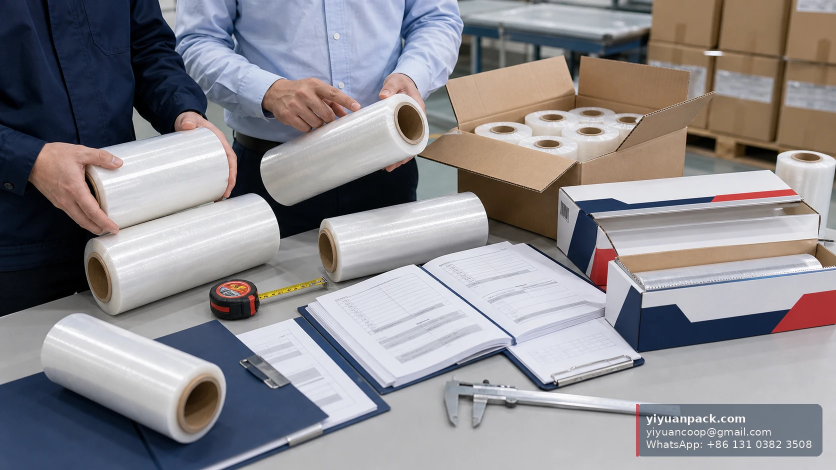
#> input picture 工作流/封面图/已经转webp/cling-film-supplier-china-checklist-01.webp, 1672 x 940 px (shown at 1/2 size)
$ python process-generated-cover.py '../../../封面图/已经转webp/cling-film-supplier-china-checklist-01.webp' out.png
#> lines starting #> are read from the running program, lines starting #| are printed output that depends on the picture
#!/usr/bin/env python3
import argparse
from pathlib import Path

from PIL import Image, ImageOps


def main() -> None:
    parser = argparse.ArgumentParser(description='Convert one generated cover to the website WebP format.')
    parser.add_argument('source', type=Path)
    parser.add_argument('destination', type=Path)
    args = parser.parse_args()

    if not args.source.is_file():
        raise FileNotFoundError(args.source)
    if args.destination.exists():
        raise FileExistsError(f'Refusing to overwrite existing cover: {args.destination}')

    args.destination.parent.mkdir(parents=True, exist_ok=True)
    with Image.open(args.source) as image:
#> image is the input picture: PIL image 1672x940 RGB; mean R, G, B 140.9, 138.2, 142.1
        image = ImageOps.exif_transpose(image).convert('RGB')
        image = ImageOps.fit(
            image,
            (1200, 675),
            method=Image.Resampling.LANCZOS,
            centering=(0.5, 0.5),
        )
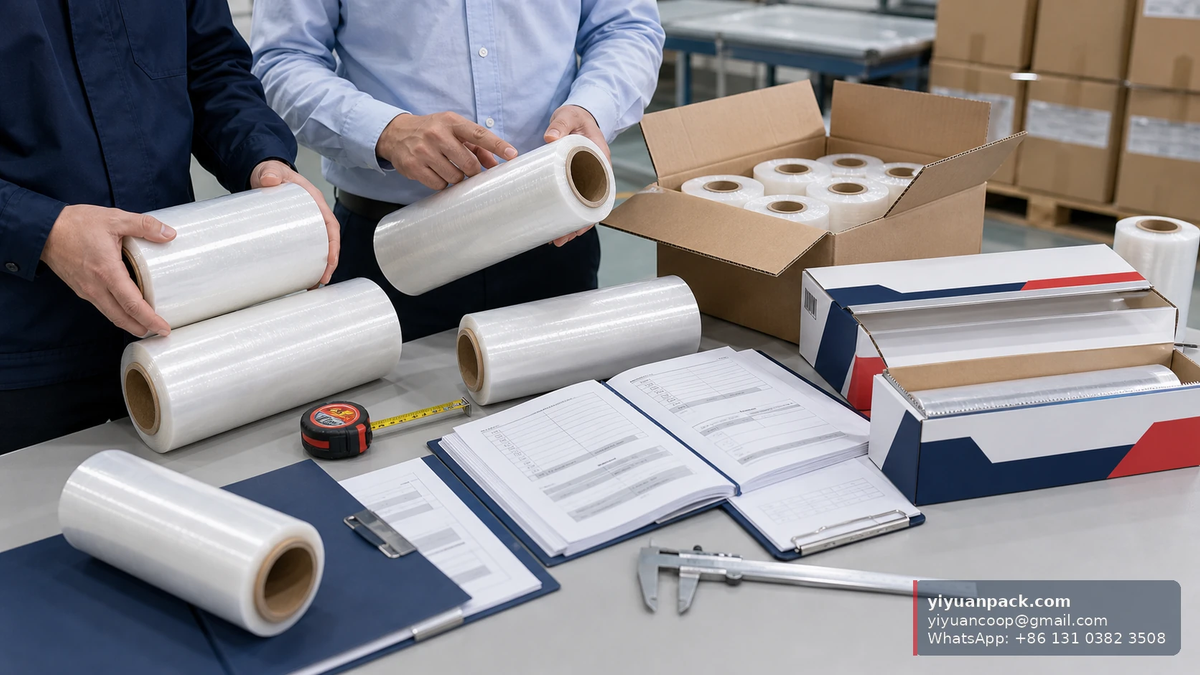
#> image: PIL image 1200x675 RGB; mean R, G, B 140.9, 138.2, 142.1
        image.save(args.destination, format='WEBP', quality=86, method=6)

    with Image.open(args.destination) as result:
        if result.size != (1200, 675) or result.format != 'WEBP':
            raise RuntimeError(f'Invalid output: format={result.format}, size={result.size}')

    print(f'{args.destination}\t1200x675\t{args.destination.stat().st_size} bytes')


if __name__ == '__main__':
    main()

$ run again, on 工作流/封面图/已经转webp/food-service-cling-film-roll-guide-01.webp
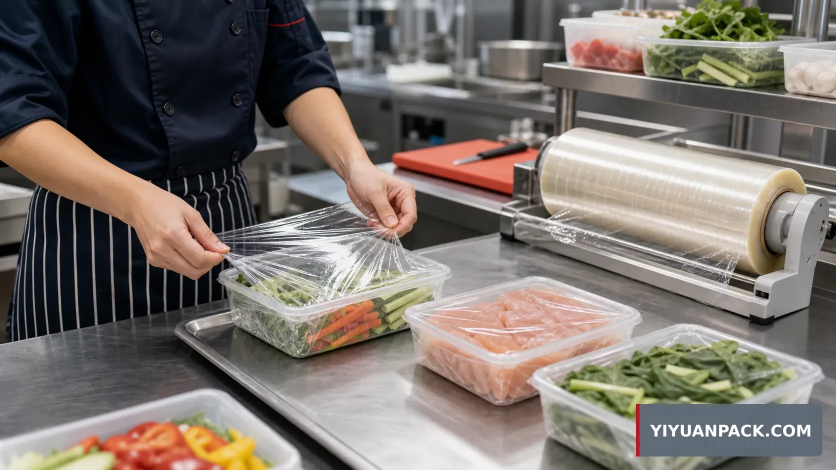
#> input picture 工作流/封面图/已经转webp/food-service-cling-film-roll-guide-01.webp, 1672 x 940 px (shown at 1/2 size)
#> in main, image is the input picture: PIL image 1672x940 RGB; mean R, G, B 122, 114.2, 107.6
#> in main, `image = ImageOps.fit( image, (1200, 675), method=Image.Resampling.LANC..`:
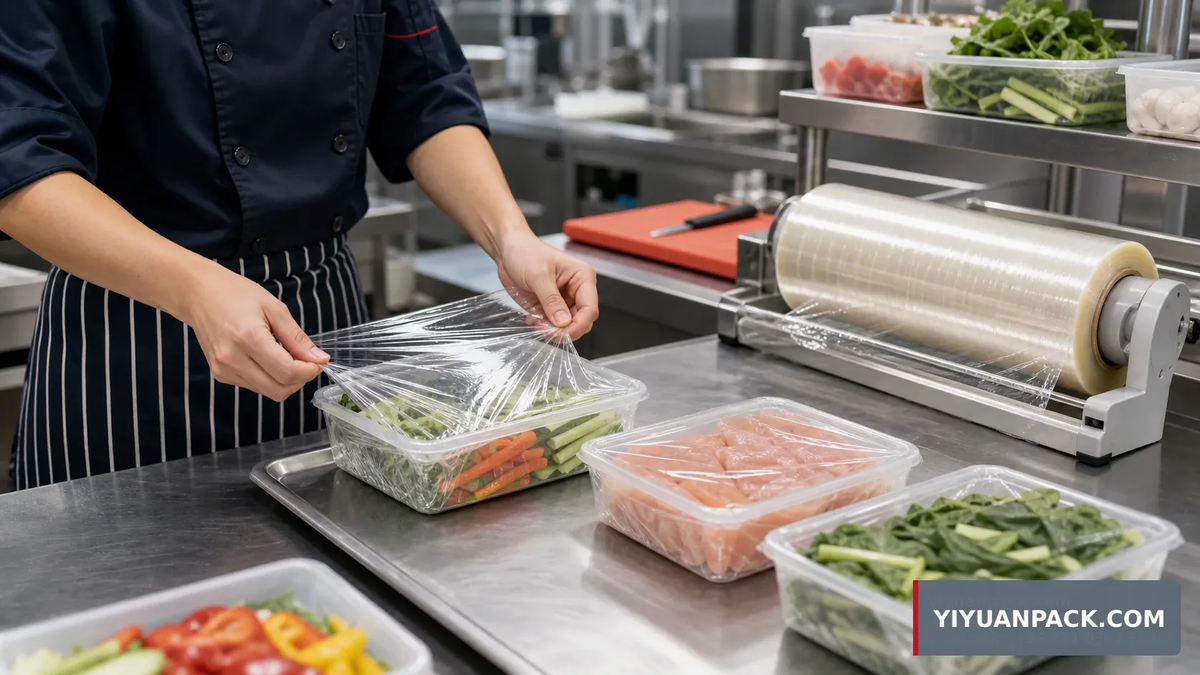
#> image: PIL image 1200x675 RGB; mean R, G, B 122, 114.2, 107.6

$ run again, on 工作流/封面图/已经转webp/food-service-cling-film-roll-guide-02.webp
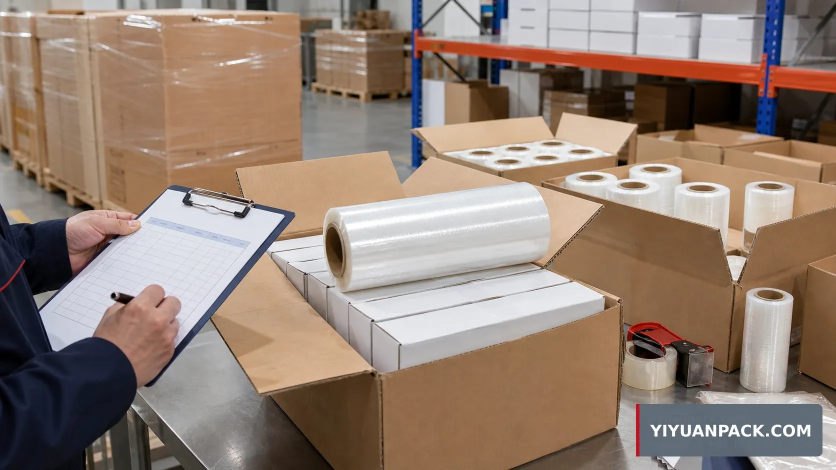
#> input picture 工作流/封面图/已经转webp/food-service-cling-film-roll-guide-02.webp, 1672 x 940 px (shown at 1/2 size)
#> in main, image is the input picture: PIL image 1672x940 RGB; mean R, G, B 147.7, 128.6, 115.8
#> in main, `image = ImageOps.fit( image, (1200, 675), method=Image.Resampling.LANC..`:
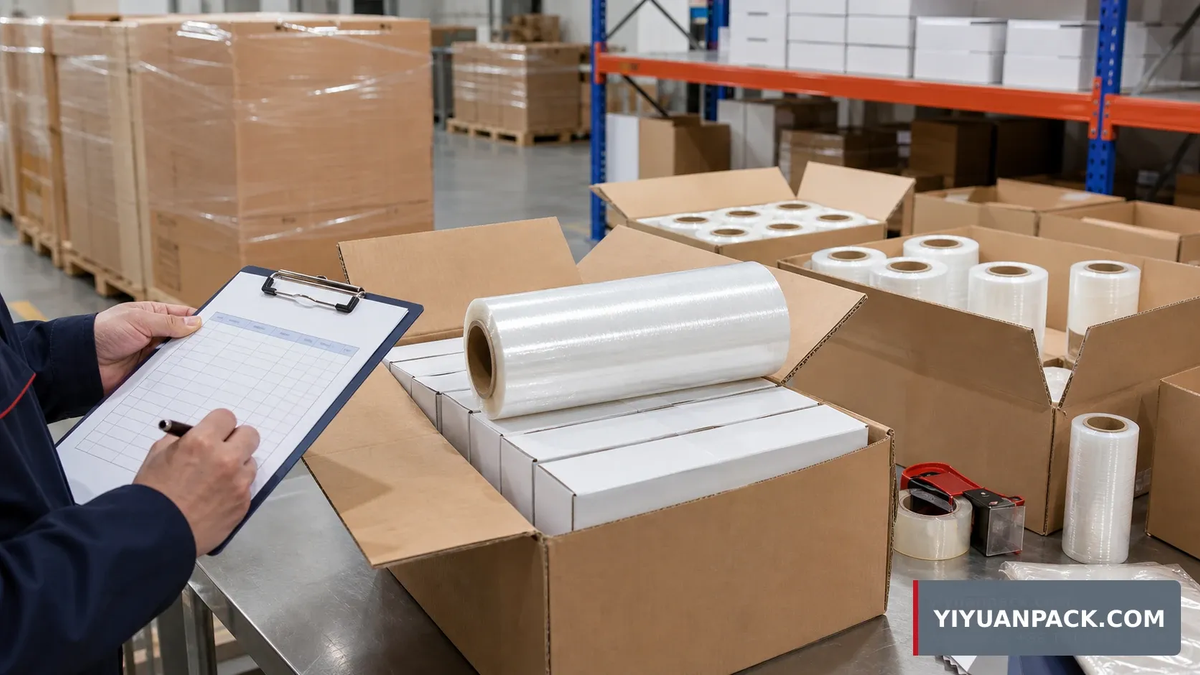
#> image: PIL image 1200x675 RGB; mean R, G, B 147.7, 128.7, 115.8

$ run again, on 工作流/封面图/已经转webp/pe-cling-film-jumbo-roll-guide-01.webp
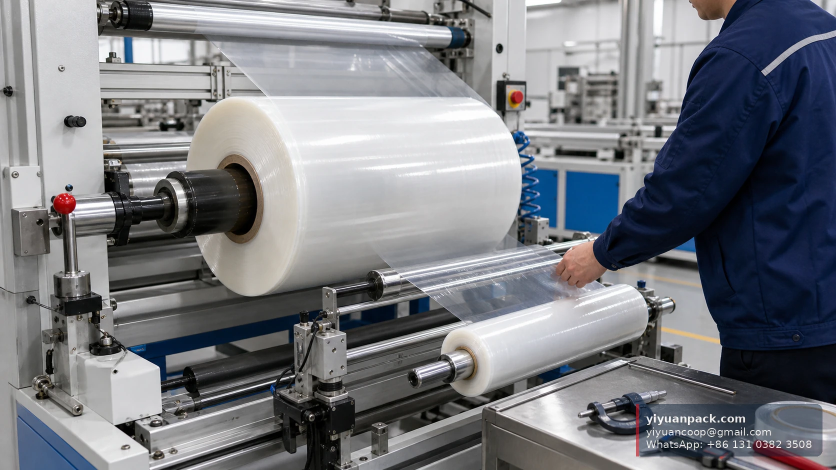
#> input picture 工作流/封面图/已经转webp/pe-cling-film-jumbo-roll-guide-01.webp, 1672 x 940 px (shown at 1/2 size)
#> in main, image is the input picture: PIL image 1672x940 RGB; mean R, G, B 119.7, 122, 127.5
#> in main, `image = ImageOps.fit( image, (1200, 675), method=Image.Resampling.LANC..`:
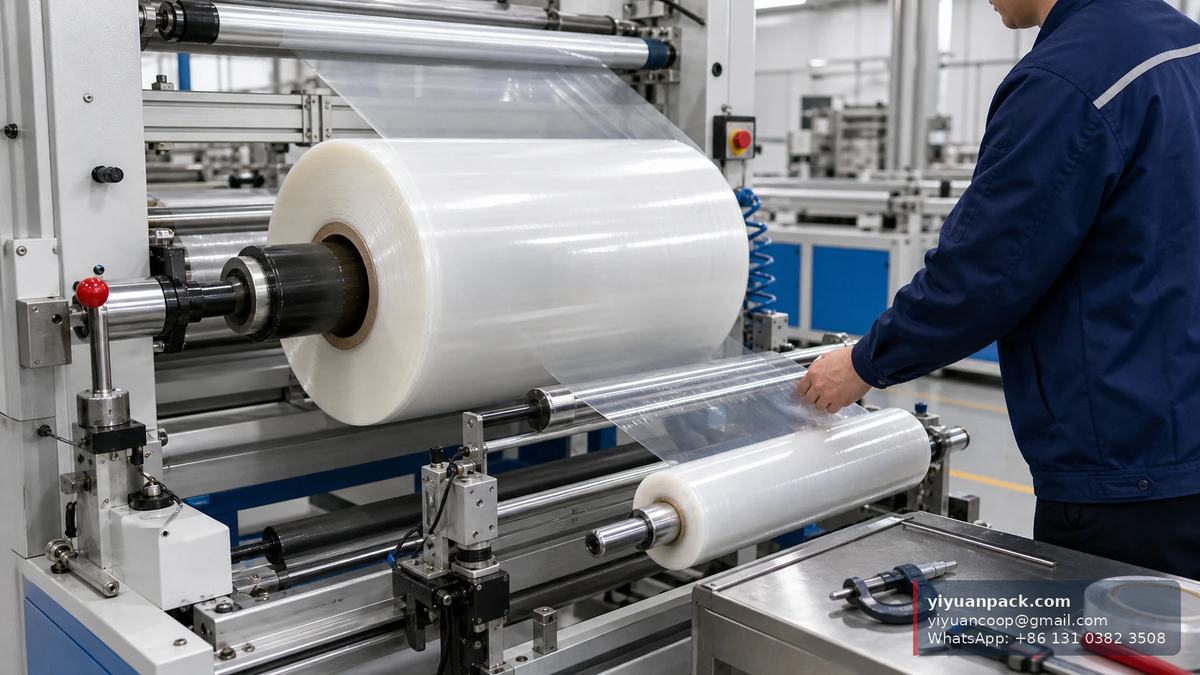
#> image: PIL image 1200x675 RGB; mean R, G, B 119.7, 122, 127.5
